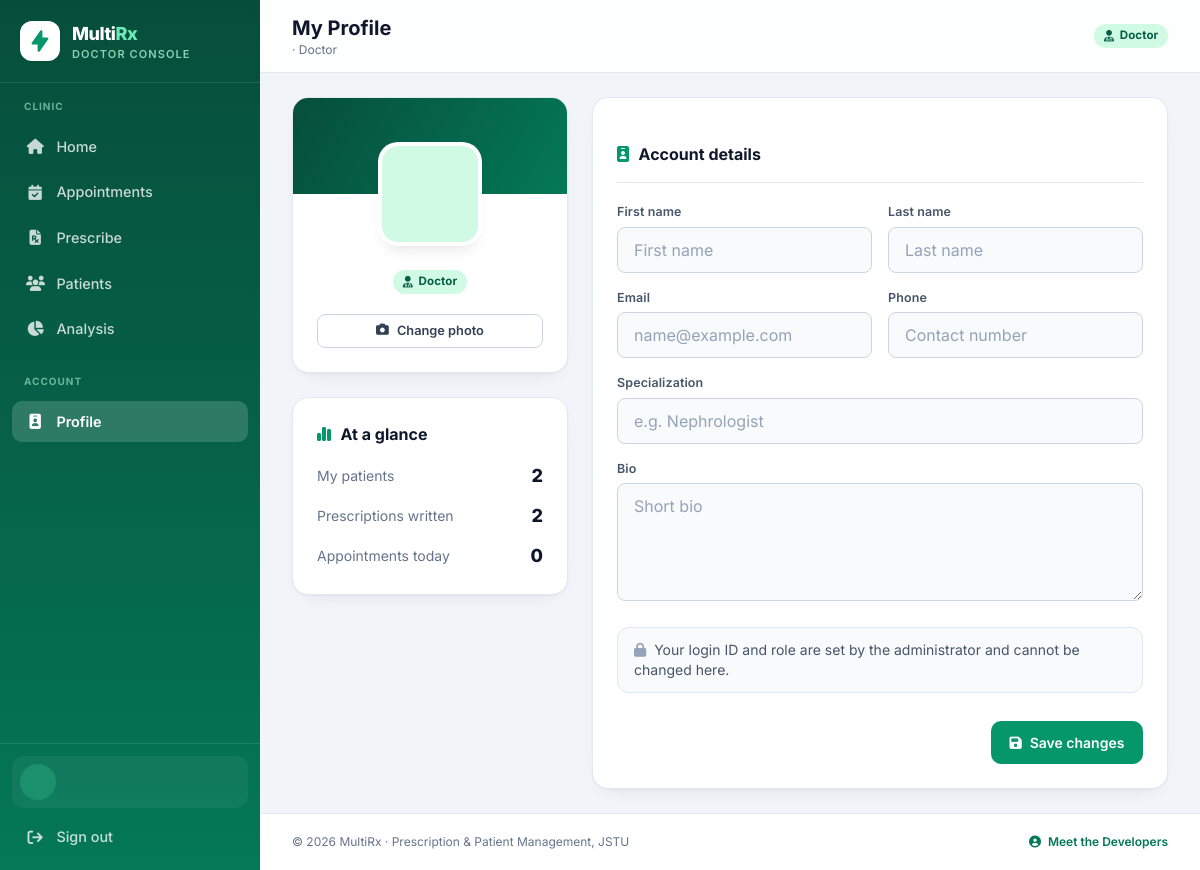
Before: /profile/ (signed in) with the older database file.
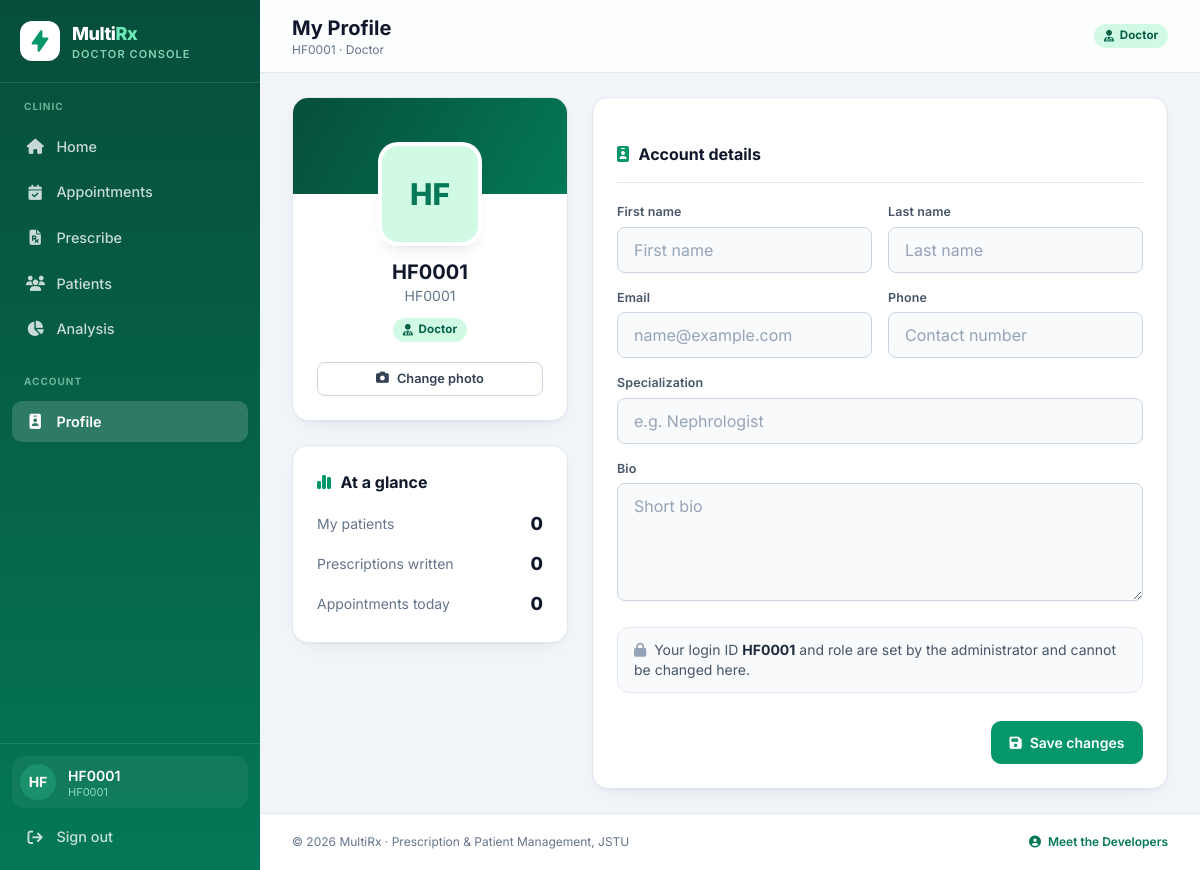
After: the same page with the newer database file.
### app/models.py (models this page shows, shortened)
class Doctor(AbstractUser):
    username = None  # Remove default username
    doctor_id = models.CharField(max_length=32, unique=True, verbose_name='Login ID')
    role = models.CharField(max_length=20, choices=ROLE_CHOICES, default=ROLE_DOCTOR)
    specialization = models.CharField(max_length=100, blank=True)
    phone = models.CharField(max_length=20, blank=True)
    bio = models.TextField(blank=True, null=True)
    profile_picture = models.ImageField(upload_to='profile_pics/', null=True, blank=True)
    USERNAME_FIELD = 'doctor_id'
    REQUIRED_FIELDS = []  # Do not include 'username' here
    objects = DoctorManager()
    @property
    def is_doctor(self):
        return self.role == ROLE_DOCTOR
    @property
    def is_receptionist(self):
        return self.role == ROLE_RECEPTIONIST
    @property
    def is_admin(self):
        return self.role == ROLE_ADMIN
    @property
    def role_label(self):
        return dict(ROLE_CHOICES).get(self.role, 'User')
    @property
    def display_name(self):
        name = f"{self.first_name} {self.last_name}".strip()
        if not name:
            return self.doctor_id
        if self.is_doctor and not name.lower().startswith(('dr.', 'dr ', 'prof')):
            return f"Dr. {name}"
        return name

### app/views.py (the view, shortened to what this page needs)
# urls.py: path('profile/', views.profile_view, name='profile'),
@login_required
def profile_view(request):
    user = request.user
    if request.method == 'POST':
        form = ProfileUpdateForm(request.POST, request.FILES, instance=user)
        if form.is_valid():
            if 'profile_picture' in request.FILES and user.profile_picture:
                user.profile_picture.delete(save=False)
            form.save()
            messages.success(request, "Profile updated successfully.")
            return redirect('profile')
        messages.error(request, "Please correct the errors below.")
    else:
        form = ProfileUpdateForm(instance=user)
    today = timezone.localdate()
    if user.is_doctor:
        stats = {
            'patients': Patient.objects.filter(doctor=user).count(),
            'prescriptions': Prescription.objects.filter(patient__doctor=user).count(),
            'today_appointments': Appointment.objects.filter(doctor=user, date=today).count(),
        }
    elif user.is_admin:
        stats = {
            'accounts': Doctor.objects.count(),
            'patients': Patient.objects.count(),
            'prescriptions': Prescription.objects.count(),
        }
    return render(request, 'app/profile.html', {
        'form': form,
        'doctor': user,
        'account': user,
        'stats': stats,
    })

### app/forms.py (shortened to what this page needs)
class ProfileUpdateForm(forms.ModelForm):
    class Meta:
        model = Doctor
        fields = ['profile_picture', 'first_name', 'last_name', 'email',
                  'phone', 'bio', 'specialization']
        widgets = {
            'first_name': forms.TextInput(attrs={'class': INPUT_CLASS, 'placeholder': 'First name'}),
            'last_name': forms.TextInput(attrs={'class': INPUT_CLASS, 'placeholder': 'Last name'}),
            'email': forms.EmailInput(attrs={'class': INPUT_CLASS, 'placeholder': 'name@example.com'}),
            'phone': forms.TextInput(attrs={'class': INPUT_CLASS, 'placeholder': 'Contact number'}),
            'bio': forms.Textarea(attrs={'class': INPUT_CLASS, 'rows': 4, 'placeholder': 'Short bio'}),
            'specialization': forms.TextInput(attrs={'class': INPUT_CLASS, 'placeholder': 'e.g. Nephrologist'}),
        }
    def __init__(self, *args, **kwargs):
        super().__init__(*args, **kwargs)
        self.fields['profile_picture'].widget.attrs.update({
            'accept': 'image/*',
            'class': 'hidden',
        })
        if self.instance and not self.instance.is_doctor:
            self.fields.pop('specialization', None)

### app/templates/app/profile.html (shortened to what the changed rows need)
{% extends 'app/base.html' %}
{% block page_title %}My Profile{% endblock %}
{% block page_subtitle %}{{ account.doctor_id }} · {{ account.role_label }}{% endblock %}
{% block content %}
<div class="grid lg:grid-cols-3 gap-6 max-w-5xl">
  <div class="space-y-6">
    <div class="card overflow-hidden">
      <div class="px-6 pb-6 -mt-12 text-center">
        {% if account.profile_picture %}
          <img src="{{ account.profile_picture.url }}" alt="Profile picture"
               class="w-24 h-24 rounded-2xl object-cover mx-auto ring-4 ring-white shadow-lg">
        {% else %}
          <div class="w-24 h-24 rounded-2xl bg-emerald-100 text-emerald-700 text-3xl font-extrabold flex items-center justify-center mx-auto ring-4 ring-white shadow-lg">
            {{ account.doctor_id|slice:":2" }}
          </div>
        {% endif %}
        <h2 class="text-xl font-bold text-slate-900 mt-4">{{ account.display_name }}</h2>
        <p class="text-sm text-slate-500">{{ account.doctor_id }}</p>
        <span class="badge {% if account.is_receptionist %}badge-blue{% else %}badge-green{% endif %} mt-3">
          <i class="fas {% if account.is_receptionist %}fa-headset{% else %}fa-user-doctor{% endif %}"></i>
          {{ account.role_label }}
        </span>
        <a href="{% url 'profile_picture_change' %}" class="btn btn-ghost btn-sm w-full mt-5">
          <i class="fas fa-camera"></i> Change photo
        </a>
      </div>
    </div>
    <div class="card card-pad">
      <h3 class="section-title mb-4"><i class="fas fa-chart-simple text-emerald-600"></i> At a glance</h3>
      <dl class="space-y-3">
        {% if account.is_doctor %}
          <div class="flex items-center justify-between">
            <dt class="text-sm text-slate-500">My patients</dt>
            <dd class="text-lg font-extrabold text-slate-900">{{ stats.patients }}</dd>
          </div>
          <div class="flex items-center justify-between">
            <dt class="text-sm text-slate-500">Prescriptions written</dt>
            <dd class="text-lg font-extrabold text-slate-900">{{ stats.prescriptions }}</dd>
          </div>
          <div class="flex items-center justify-between">
            <dt class="text-sm text-slate-500">Appointments today</dt>
            <dd class="text-lg font-extrabold text-slate-900">{{ stats.today_appointments }}</dd>
          </div>
        {% endif %}
      </dl>
    </div>
  </div>
  <div class="lg:col-span-2">
    <form method="post" enctype="multipart/form-data" class="card card-pad space-y-5">
      <h3 class="section-title pb-4 border-b border-slate-200">
        <i class="fas fa-id-badge text-emerald-600"></i> Account details
      </h3>
      <div class="grid sm:grid-cols-2 gap-4">
        <div>
          <label class="field-label" for="{{ form.first_name.id_for_label }}">First name</label>
          {{ form.first_name }}
        </div>
        <div>
          <label class="field-label" for="{{ form.last_name.id_for_label }}">Last name</label>
          {{ form.last_name }}
        </div>
        <div>
          <label class="field-label" for="{{ form.email.id_for_label }}">Email</label>
          {{ form.email }}
        </div>
        <div>
          <label class="field-label" for="{{ form.phone.id_for_label }}">Phone</label>
          {{ form.phone }}
        </div>
        {% if form.specialization %}
          <div class="sm:col-span-2">
            <label class="field-label" for="{{ form.specialization.id_for_label }}">Specialization</label>
            {{ form.specialization }}
          </div>
        {% endif %}
        <div class="sm:col-span-2">
          <label class="field-label" for="{{ form.bio.id_for_label }}">Bio</label>
          {{ form.bio }}
        </div>
      </div>
      <div class="rounded-xl bg-slate-50 border border-slate-200 px-4 py-3 text-sm text-slate-600">
        <i class="fas fa-lock text-slate-400 mr-1"></i>
        Your login ID <b class="text-slate-800">{{ account.doctor_id }}</b> and role are set by the
        administrator and cannot be changed here.
      </div>
      <div class="flex justify-end gap-3 pt-2">
        <button type="submit" class="btn btn-primary">
          <i class="fas fa-floppy-disk"></i> Save changes
        </button>
      </div>
    </form>
  </div>
</div>
{% endblock %}

### app/templates/app/base.html (shortened to what the changed rows need)
{% load static %}
<!DOCTYPE html>
<html lang="en">
<head>
  <script src="https://cdn.tailwindcss.com"></script>
  <link rel="stylesheet" href="https://cdnjs.cloudflare.com/ajax/libs/font-awesome/6.4.0/css/all.min.css">
</head>
<body class="min-h-screen">
{% if user.is_authenticated %}
<div class="flex min-h-screen">
  <aside id="sidebar" class="sidebar flex-shrink-0 flex flex-col">
    <div class="px-5 py-5 flex items-center gap-3 border-b border-white/10">
      <div class="w-10 h-10 rounded-xl bg-white flex items-center justify-center shadow-sm">
        <svg xmlns="http://www.w3.org/2000/svg" class="h-6 w-6 text-emerald-600" viewBox="0 0 20 20" fill="currentColor">
          <path fill-rule="evenodd" d="M11.3 1.046A1 1 0 0112 2v5h4a1 1 0 01.82 1.573l-7 10A1 1 0 018 18v-5H4a1 1 0 01-.82-1.573l7-10a1 1 0 011.12-.38z" clip-rule="evenodd" />
        </svg>
      </div>
      <div class="leading-tight">
        <div class="text-lg font-extrabold text-white tracking-tight">
          Multi<span class="text-emerald-300">Rx</span>
        </div>
        <div class="text-[11px] uppercase tracking-widest text-emerald-200/80 font-semibold">
          {% if user.is_admin %}Admin Panel
          {% elif user.is_receptionist %}Reception Desk
          {% else %}Doctor Console{% endif %}
        </div>
      </div>
    </div>
    <nav class="flex-1 px-3 py-4 space-y-1 overflow-y-auto scroll-thin">
      {% if user.is_admin %}
        <p class="px-3 pb-2 text-[10px] font-bold uppercase tracking-widest text-emerald-200/60">Administration</p>
        <a href="{% url 'admin_dashboard' %}" class="nav-item" data-match="/manage/"><i class="fas fa-gauge-high"></i> Overview</a>
        <a href="{% url 'admin_accounts' %}" class="nav-item" data-match="/manage/accounts/"><i class="fas fa-users-gear"></i> Accounts</a>
        <a href="{% url 'admin_appointments' %}" class="nav-item" data-match="/manage/appointments/"><i class="fas fa-calendar-days"></i> All Appointments</a>
        <p class="px-3 pt-5 pb-2 text-[10px] font-bold uppercase tracking-widest text-emerald-200/60">Clinic Data</p>
        <a href="{% url 'search' %}" class="nav-item" data-match="/patients/"><i class="fas fa-users"></i> All Patients</a>
        <a href="{% url 'analysis' %}" class="nav-item" data-match="/analysis/"><i class="fas fa-chart-pie"></i> Analysis</a>
        <a href="/admin/" class="nav-item" target="_blank" rel="noopener"><i class="fas fa-database"></i> Django Admin</a>
      {% else %}
        <p class="px-3 pb-2 text-[10px] font-bold uppercase tracking-widest text-emerald-200/60">Clinic</p>
        <a href="{% url 'doctor_dashboard' %}" class="nav-item" data-match="/doctor/"><i class="fas fa-house"></i> Home</a>
        <a href="{% url 'doctor_appointments' %}" class="nav-item" data-match="/doctor/appointments/">
          <i class="fas fa-calendar-check"></i> Appointments
        </a>
        <a href="{% url 'prescribe' %}" class="nav-item" data-match="/prescribe/"><i class="fas fa-file-prescription"></i> Prescribe</a>
        <a href="{% url 'search' %}" class="nav-item" data-match="/patients/"><i class="fas fa-users"></i> Patients</a>
        <a href="{% url 'analysis' %}" class="nav-item" data-match="/analysis/"><i class="fas fa-chart-pie"></i> Analysis</a>
      {% endif %}
      <p class="px-3 pt-5 pb-2 text-[10px] font-bold uppercase tracking-widest text-emerald-200/60">Account</p>
      <a href="{% url 'profile' %}" class="nav-item" data-match="/profile/"><i class="fas fa-id-badge"></i> Profile</a>
    </nav>
    <div class="p-3 border-t border-white/10">
      <div class="flex items-center gap-3 px-2 py-2 rounded-xl bg-white/5">
        {% if user.profile_picture %}
          <img src="{{ user.profile_picture.url }}" alt="" class="w-9 h-9 rounded-full object-cover ring-2 ring-white/25">
        {% else %}
          <div class="w-9 h-9 rounded-full bg-emerald-400/25 flex items-center justify-center text-white font-bold text-sm">
            {{ user.doctor_id|slice:":2" }}
          </div>
        {% endif %}
        <div class="min-w-0 leading-tight">
          <p class="text-sm font-semibold text-white truncate">{{ user.display_name }}</p>
          <p class="text-[11px] text-emerald-200/80">{{ user.doctor_id }}</p>
        </div>
      </div>
      <a href="{% url 'logout' %}" class="nav-item mt-2"><i class="fas fa-arrow-right-from-bracket"></i> Sign out</a>
    </div>
  </aside>
  <div class="app-main flex-1 min-w-0 flex flex-col">
    <header class="topbar sticky top-0 z-40 bg-white/85 backdrop-blur border-b border-slate-200">
      <div class="px-4 sm:px-6 lg:px-8 py-3.5 flex items-center gap-4">
        <div class="min-w-0">
          <h1 class="text-lg sm:text-xl font-bold text-slate-900 truncate">{% block page_title %}Dashboard{% endblock %}</h1>
          <p class="text-xs text-slate-500 truncate">{% block page_subtitle %}{% endblock %}</p>
        </div>
        <div class="ml-auto flex items-center gap-2 sm:gap-3">
          <span class="hidden md:inline-flex badge
            {% if user.is_admin %}badge-slate{% elif user.is_receptionist %}badge-blue{% else %}badge-green{% endif %}">
            <i class="fas {% if user.is_admin %}fa-shield-halved{% elif user.is_receptionist %}fa-headset{% else %}fa-user-doctor{% endif %}"></i>
            {{ user.role_label }}
          </span>
        </div>
      </div>
    </header>
    <main class="flex-1 px-4 sm:px-6 lg:px-8 py-6">
      {% block content %}{% endblock %}
    </main>
    <footer class="px-4 sm:px-6 lg:px-8 py-5 border-t border-slate-200 bg-white">
      <div class="flex flex-col sm:flex-row items-center justify-between gap-3 text-xs text-slate-500">
        <p>&copy; {% now "Y" %} MultiRx · Prescription &amp; Patient Management, JSTU</p>
        <button type="button" onclick="openDevModal()" class="font-semibold text-emerald-700 hover:text-emerald-800">
          <i class="fas fa-user-circle mr-1"></i> Meet the Developers
        </button>
      </div>
    </footer>
  </div>
</div>
{% else %}
  {% block public_content %}{% endblock %}
{% endif %}
</body>
</html>

Changed rows visible on the page:
changed Doctor "Doctor": doctor_id (not shown) → "HF"; display_name (not shown) → "HF0001"; doctor_id (not shown) → "HF0001"
Other visible differences:
{{ stats.patients }}: "2" → "0"
{{ stats.prescriptions }}: "2" → "0"
